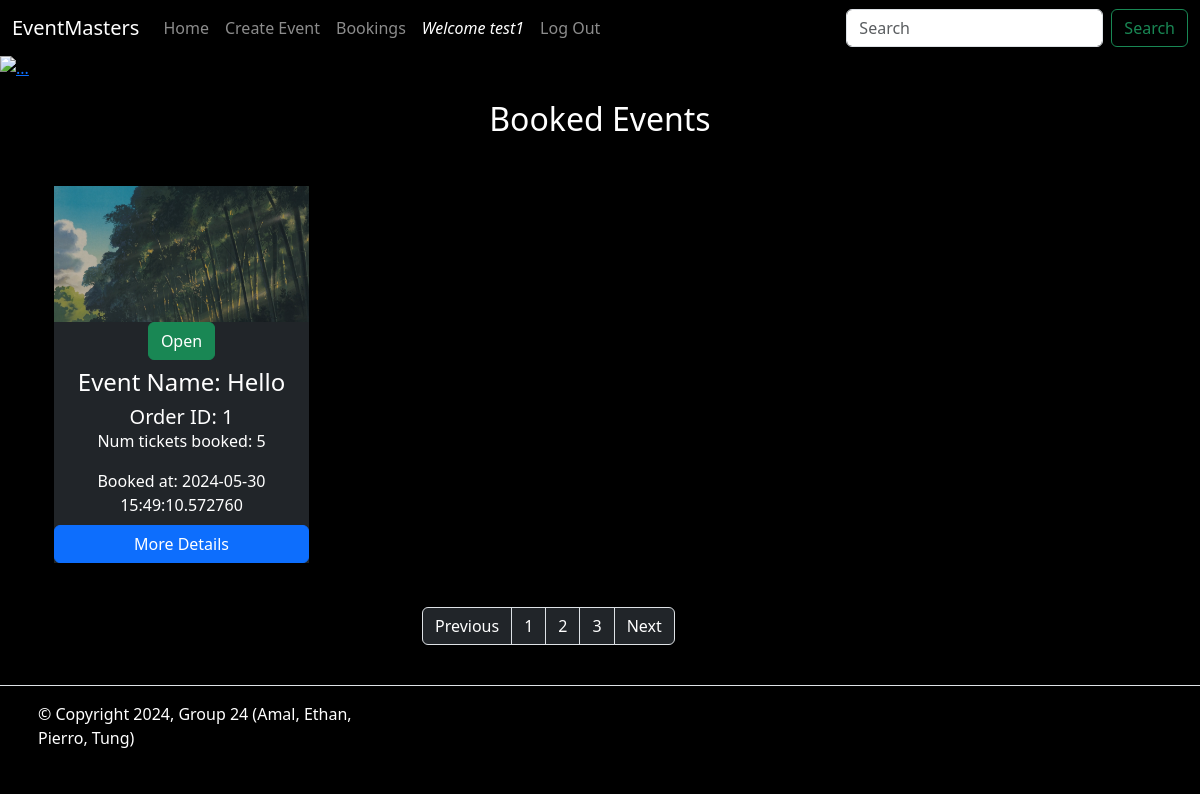
Before: /Order/BookingHistory (signed in) with the older database file.
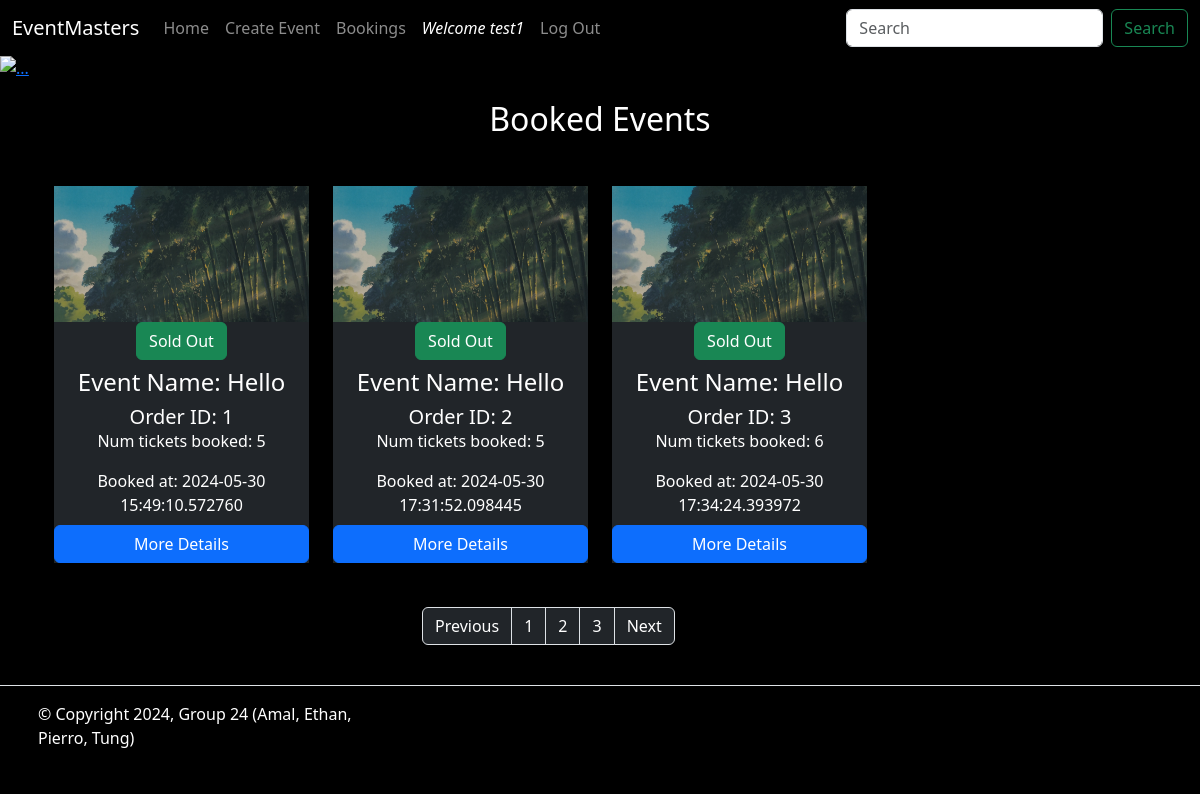
After: the same page with the newer database file.
### website/models.py (models this page shows, shortened)
class User(db.Model, UserMixin):
    __tablename__ = 'users'
    id = db.Column(db.Integer, primary_key = True, unique=True)
    name = db.Column(db.String(100), index=True, unique=True, nullable=False)
    emailid = db.Column(db.String(100), index=True, nullable=False)
    password_hash = db.Column(db.String(255), nullable=False)
    comments = db.relationship('Comment', backref='user')
    orders = db.relationship('Order', backref='user')

class Order(db.Model):
    _tablename__ = 'orders'
    id = db.Column(db.Integer, primary_key=True)
    ticketsbooked = db.Column(db.Integer)
    booked_at = db.Column(db.DateTime, default=datetime.now())
    user_id = db.Column(db.Integer, db.ForeignKey('users.id'))
    Event_id = db.Column(db.Integer, db.ForeignKey('events.id'))

class Event(db.Model):
    __tablename__ = 'events'
    id = db.Column(db.Integer, primary_key=True)
    name = db.Column(db.String(80))
    description = db.Column(db.String(200))
    image = db.Column(db.String(400))
    start_time = db.Column(db.DateTime)
    end_time = db.Column(db.DateTime)
    location = db.Column(db.String(80))
    genre = db.Column(db.String(10))
    price = db.Column(db.Float)
    numberoftickets = db.Column(db.Integer)
    status = db.Column(db.String(20), default="Open")
    comments = db.relationship('Comment', backref='event')
    orders = db.relationship('Order', backref='event')
    user_id = db.Column(db.Integer, db.ForeignKey('users.id'))

### website/orders.py (the view)
@login_required
@order_bp.route('/BookingHistory')
def orders():
    orders = db.session.scalars(db.select(Order).join(Event).where(Order.user_id==current_user.id)).all()
    if not orders:
        return render_template('no_orders.html')
    return render_template('orders.html', orders=orders)

### website/templates/orders.html (shortened to what this page needs)
{% extends 'base.html' %}
{% from 'bootstrap5/form.html' import render_form %}
{% block header %}
      <div id="carouselExampleDark" class="carousel carousel-dark slide">
        <div class="carousel-indicators">
          <button
            type="button"
            data-bs-target="#carouselExampleDark"
            data-bs-slide-to="0"
            class="active"
            aria-current="true"
            aria-label="Slide 1"
          ></button>
          <button
            type="button"
            data-bs-target="#carouselExampleDark"
            data-bs-slide-to="1"
            aria-label="Slide 2"
          ></button>
          <button
            type="button"
            data-bs-target="#carouselExampleDark"
            data-bs-slide-to="2"
            aria-label="Slide 3"
          ></button>
        </div>
        <div class="carousel-inner">
          <div class="carousel-item active" data-bs-interval="10000">
            <a href="Event Details.html">
              <img src="Static/Img/BTS.jpg" class="d-block w-100" alt="..." />
            </a>
            <div class="carousel-caption d-none d-md-block">
            </div>
          </div>
        </div>
        <button
          class="carousel-control-prev"
          type="button"
          data-bs-target="#carouselExampleDark"
          data-bs-slide="prev"
        >
          <span class="carousel-control-prev-icon" aria-hidden="true"></span>
        </button>
        <button
          class="carousel-control-next"
          type="button"
          data-bs-target="#carouselExampleDark"
          data-bs-slide="next"
        >
          <span class="carousel-control-next-icon" aria-hidden="true"></span>
        </button>
      </div>
{% endblock %}
{% block content %}
    <main class="cardset">
      <div class="container text-center">
        <h2 class="categorytext">Booked Events</h2>
        <div class="container cardset">
          <div class="row row-cols-1 row-cols-md-4 g-4 cardset">
            {% for order in orders %}
            <div class="col mb-4">
              <div class="card-group artist">
                <img
                  src="{{url_for('static', filename=order.event.image)}}" alt="Event Image"
                  class="card-img-top img-fluid"
                />
                <div class="card-body d-flex flex-column justify-content-between">
                  <div>
                    <button type="button" class="btn btn-success">
                      {{ order.event.status }}
                    </button>
                    <h4 class="card-title mt-2">Event Name: {{ order.event.name }}</h4>
                    <h5 class="card-title mt-2">Order ID: {{ order.id }}</h5>
                    <p class="card-text">Num tickets booked: {{ order.ticketsbooked }}</p>
                    <p class="card-text">Booked at: {{ order.booked_at }}</p>
                  </div>
                  <a href="{{ url_for('Event.details', id=order.Event_id) }}" class="btn btn-primary mt-2"
                    >More Details</a
                  >
                </div>
              </div>
            </div>
            {% endfor %}
          </div>
        </div>
        <div class="row cardset">
          <div class="col-md-4"></div>
          <div class="col-md-4">
            <nav aria-label="Page navigation example">
              <ul class="pagination">
                <li class="page-item">
                  <a class="page-link updates" href="#">Previous</a>
                </li>
                <li class="page-item">
                  <a class="page-link updates" href="#">1</a>
                </li>
                <li class="page-item">
                  <a class="page-link updates" href="#">2</a>
                </li>
                <li class="page-item">
                  <a class="page-link updates" href="#">3</a>
                </li>
                <li class="page-item">
                  <a class="page-link updates" href="#">Next</a>
                </li>
              </ul>
            </nav>
          </div>
        </div>
      </div>
    </main>
{% endblock %}

### website/templates/base.html (shortened to what this page needs)
<!DOCTYPE html>
<html lang="en">
  <head>
    <link
      href="https://cdn.jsdelivr.net/npm/bootstrap@5.3.3/dist/css/bootstrap.min.css"
      rel="stylesheet"
    />
    <link href="{{url_for('static', filename='style/Style.css')}}" rel="stylesheet"/>
  </head>
  <body class="background">
    <header>
      <nav class="navbar navbar-expand-lg navbar-dark background">
        <div class="container-fluid">
          <a class="navbar-brand" href="{{url_for('main.index')}}">EventMasters</a>
          <div class="collapse navbar-collapse" id="navbarSupportedContent">
            <ul class="navbar-nav me-auto mb-2 mb-lg-0">
              <li class="nav-item">
                <a class="nav-link" href="{{ url_for('main.index') }}">Home</a>
              </li>
              <li class="nav-item">
                <a class="nav-link" href="{{ url_for('Event.create') }}">Create Event</a>
              </li>
              <li class="nav-item">
                <a class="nav-link" href="{{ url_for('Order.orders') }}">Bookings</a>
              </li>
              {% if current_user.is_authenticated %}
              <a id="welcomenavbar" class="nav-item nav-link disabled text-muted" href="#">Welcome {{current_user.name}}</a>
              <a class="nav-item nav-link" href="{{ url_for('auth.logout') }}">Log Out</a>
            {% else %}
              <a class="nav-item nav-link" href="{{ url_for('auth.register') }}">Register</a>
              <a class="nav-item nav-link" href="{{ url_for('auth.login') }}">Log In</a>
            {% endif %}
            </ul>
            <form class="d-flex">
              <input
                class="form-control me-2"
                type="search"
                placeholder="Search"
                aria-label="Search"
              />
              <button class="btn btn-outline-success" type="submit">
                Search
              </button>
            </form>
          </div>
        </div>
      </nav>
        {% block header %}
        {% endblock %}
    </header>
    {% block content %}
    {% endblock %}
    <footer class="footer d-flex flex-wrap justify-content-between align-items-center py-3 my-4 border-top">
      <div class="col-md-4 d-flex align-items-center">
        <a href="/" class="mb-3 me-2 mb-md-0 text-body-secondary text-decoration-none lh-1">
          <svg class="bi" width="30" height="24"><use xlink:href="#bootstrap"/></svg>
        </a>
        <span class="mb-3 mb-md-0 text-body-secondary" style="color: white !important;">&copy; Copyright 2024, Group 24 (Amal, Ethan, Pierro, Tung)</span>
      </div>
      <ul class="nav col-md-4 justify-content-end list-unstyled d-flex">
        <li class="ms-3"><a class="text-body-secondary" href="#"><svg class="bi" width="24" height="24"><use xlink:href="#twitter"/></svg></a></li>
        <li class="ms-3"><a class="text-body-secondary" href="#"><svg class="bi" width="24" height="24"><use xlink:href="#instagram"/></svg></a></li>
        <li class="ms-3"><a class="text-body-secondary" href="#"><svg class="bi" width="24" height="24"><use xlink:href="#facebook"/></svg></a></li>
      </ul>
    </footer>
</body>
</html>

### website/Static/style/Style.css (style rules this page uses)
.background { background-color: black ; }
.categorytext { color: white; }
.cardset { padding-top: 20px; }
.artist { background-color: #212529; color: white; height: 100; }
.updates { background-color: #212529; color: white; }
#welcomenavbar { color:white !important; font-style: italic; }

Changed rows visible on the page:
changed through a linked row, Order id 1: event.status "Open" → "Sold Out"
added Order: image (picture), event.status "Sold Out", event.name "Hello", id "2", ticketsbooked "5", booked_at "2024-05-30 17:31:52.098445"
added Order: image (picture), event.status "Sold Out", event.name "Hello", id "3", ticketsbooked "6", booked_at "2024-05-30 17:34:24.393972"
